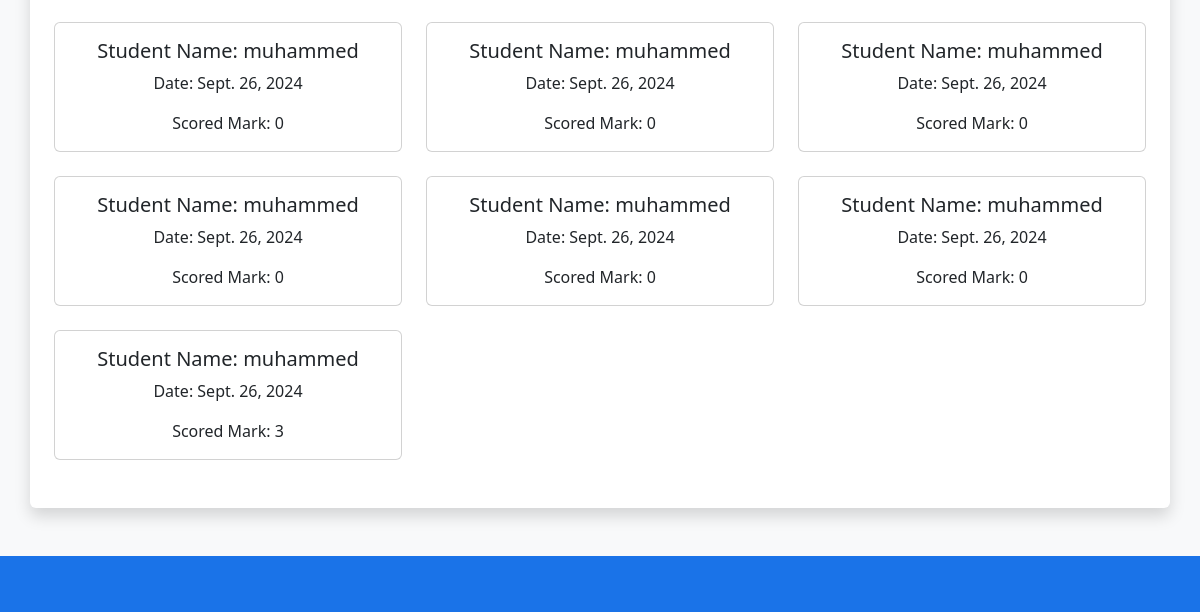
The app's page /list_quiz/14 (lower part), older data.
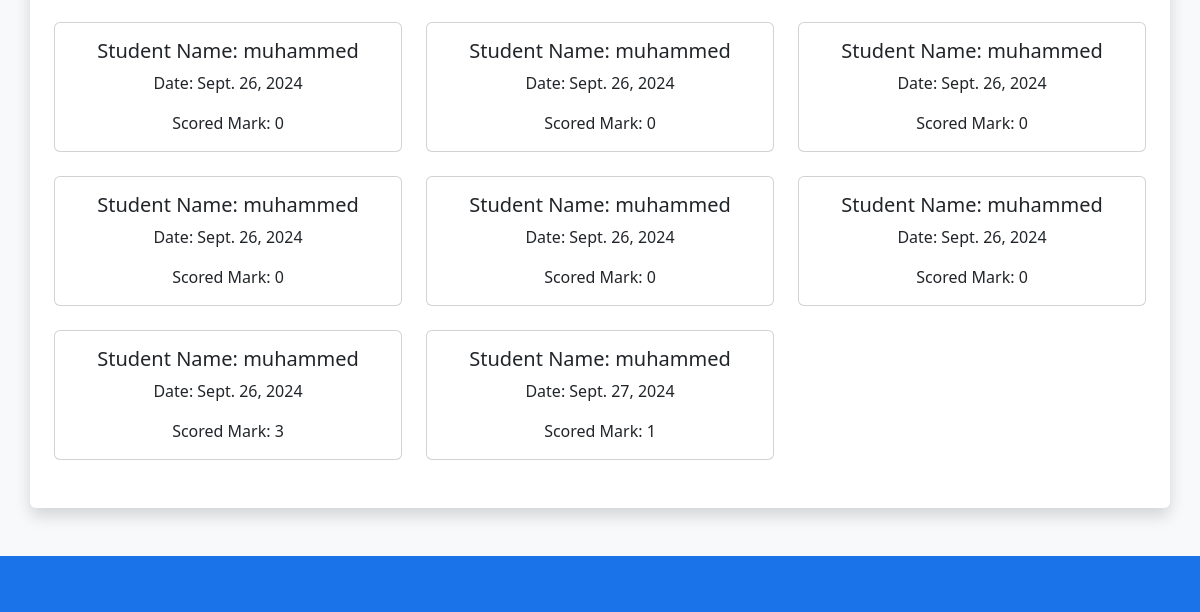
The same page, newer data.
### StudentApp/models.py (models this page shows)
class QuizSubmissionDetails(models.Model):
    student = models.ForeignKey(
        CustomUser, on_delete=models.CASCADE, related_name="student"
    )
    course = models.ForeignKey(Courses, on_delete=models.CASCADE, related_name="course")
    score = models.IntegerField(null=True)
    date = models.DateField(null=True)

### AuthApp/models.py (models this page shows, shortened)
class CustomUser(AbstractUser):
    role = models.CharField(max_length=100, blank=True, null=True)
    username = models.CharField(max_length=100, blank=True, null=True, unique=False)
    email = models.EmailField(max_length=100, blank=True, null=True, unique=True)
    USERNAME_FIELD = "email"
    REQUIRED_FIELDS = []

### TeacherApp/views.py (the view)
# urls.py: path("list_quiz/<str:course_id>", views.ShowQuiz, name="list_quiz"),
def ShowQuiz(request, course_id):
    course = get_object_or_404(Courses, id=course_id)  # Fetch the specific course
    quizzes = Quiz.objects.filter(course=course)  # Get all quizzes for this course
    submissions = QuizSubmissionDetails.objects.filter(course=course).select_related(
        "student"
    )
    context = {"course": course, "quizzes": quizzes, "submissions": submissions}
    return render(request, "ShowQuizToTeacher.html", context)

### TeacherApp/templates/ShowQuizToTeacher.html (shortened to what this page needs)
<!DOCTYPE html>
<html lang="en">
<head>
    <link rel="stylesheet" href="https://cdn.jsdelivr.net/npm/bootstrap@5.3.0-alpha1/dist/css/bootstrap.min.css">
</head>
<body>
    <main class="container my-5 p-4 bg-white shadow rounded" id="attended">
        <div class="row">
            {% if submissions %}
                {% for sub in submissions %}
                    <div class="col-md-4 mb-4">
                        <div class="card h-100 text-center">
                            <div class="card-body">
                                <h5 class="card-title">Student Name: {{ sub.student.username }}</h5>
                                <p class="card-text">Date: {{ sub.date }}</p>
                                <p class="card-text">Scored Mark: {{ sub.score }}</p>
                            </div>
                        </div>
                    </div>
                {% endfor %}
            {% else %}
                <div class="col-md-12">
                    <div class="alert alert-info text-center">
                        <strong>No students attended.</strong>
                    </div>
                </div>
            {% endif %}
        </div>
    </main>
    <footer class="container-fluid p-0 bg-custom-blue" style="height: 7vh;">
    </footer>
</body>
</html>

Row changes from the older to the newer data that the page shows:
added QuizSubmissionDetails: student.username "muhammed", date "Sept. 27, 2024", score "1"
